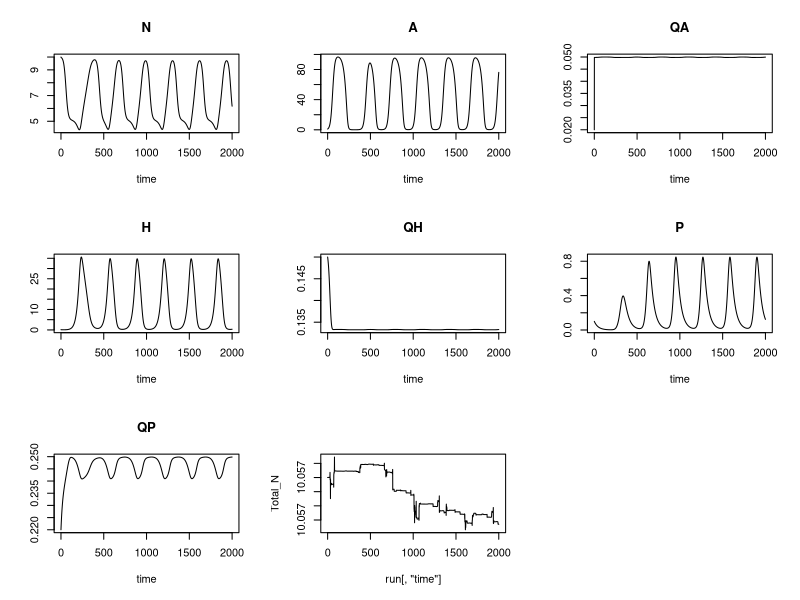
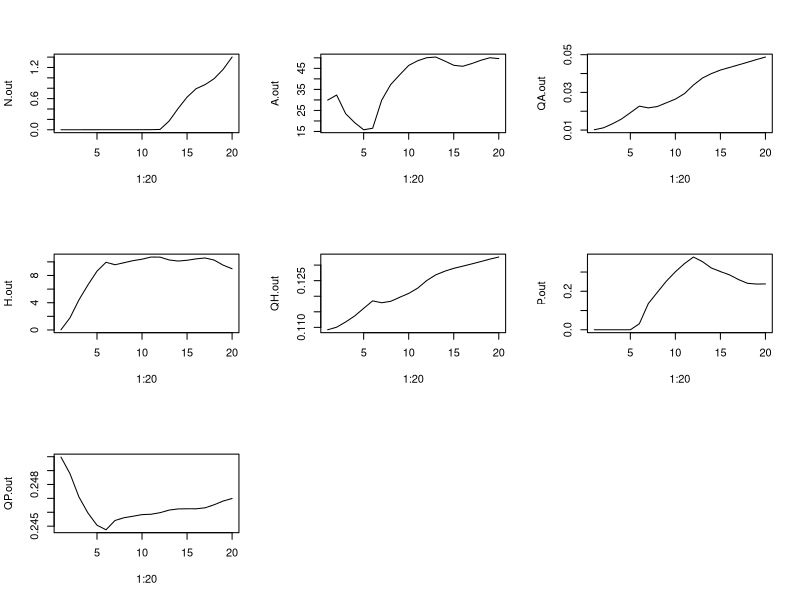
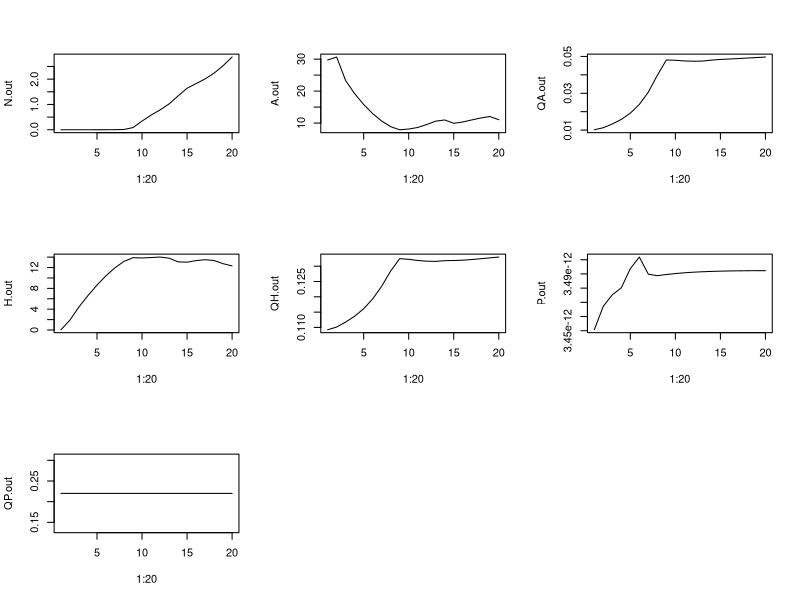
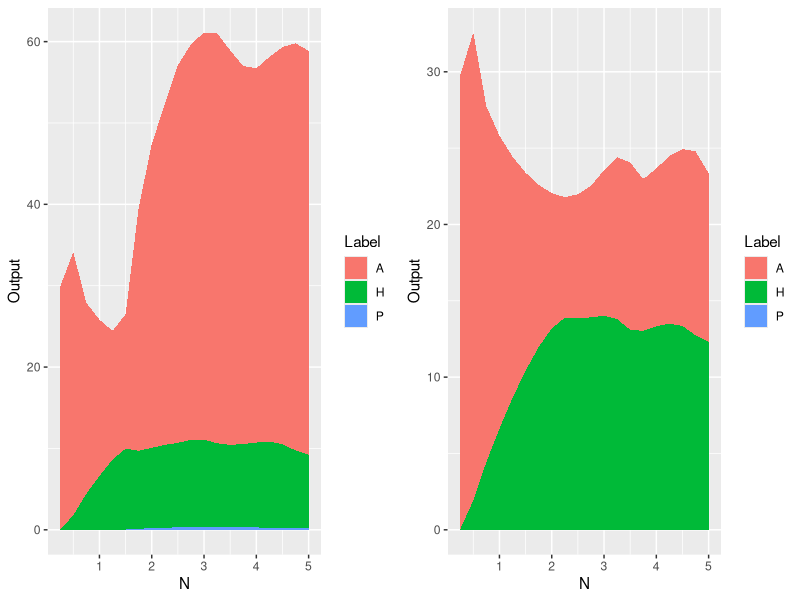

These figures' R source, in order:
library(deSolve)

Worm_stoich<-function (t, y, parameters){  
  N = y[1]; A = y[2]; QA = y[3]; H = y[4]; QH = y[5]; P = y[6]; QP = y[7]
  with(    
    as.list(parameters),
    {  

      # Assimilation efficiencies
      e_A = (QAx - QA)/(QAx - QAn) # nutrient assimilation efficiency of Autotrophs
      e_H = (QHx - QH)/(QHx - QHn) # nutrient assimilation efficiency of Herbivores
      e_P = (QPx - QP)/(QPx - QPn) # nutrient assimilation efficiency of Parasites
      
      # Probability of infection
      P_inf = ((sigma*f*H/(hA+A))/(dE + f*H/(hA+A)))

      dNdt = s - l*N - v*N/(hN + N)*e_A*A +
        dA*A*QA + dH*H*QH + (dH+alpha+dP)*P*QP  +  alpha*P*QH + alpha*P^2/H*(k+1)/k*QP +
        f*A*QA*H/(hA+A)*(1 - e_H) + f_p*P*H*QH*(1 - e_P)/(hH + H) #+
        #(1 -P_inf)*f_p*P*H*QP/(hH + H)*(1 - QPn/QP)

      dAdt = mu_A*(1-A/K)*(1 - QAn/QA)*A - dA*A - f*A*H/(hA + A)
      dQAdt = v*(N/(hN + N))*e_A - mu_A*(1-A/K)*(1 - QAn/QA)*QA
      
      dHdt = f*A*H/(hA + A)*(1 - QHn/QH) - dH*H - alpha*P - f_p*P*H/(hH + H)
      dQHdt = f*A*QA*e_H/(hA + A) - f*A/(hA + A)*(1 - QHn/QH)*QH 
      
      dPdt = P_inf*f_p*P*H/(hH + H)*(1 - QPn/QP) - (dH+alpha+dP)*P - alpha*P^2/H*(k+1)/k
      dQPdt = f_p*H*QH*e_P/(hH + H) - P_inf*f_p*H/(hH + H)*(1 - QPn/QP)*QP

      res = c(dNdt,dAdt,dQAdt,dHdt,dQHdt,dPdt, dQPdt) 
      list(res)
    } 
  )
}

params = c(# nutrient pars
  s = 0, l=0,
  # autotroph pars
  v = 1, mu_A=0.1, K=100, hN = 1, QAx = 0.05, QAn = 0.01, dA = 0.001, 
  # Host pars
  f =0.3, QHx = 0.2, QHn = 0.1, dH = 0.01, hA = 50,
  # Parasite pars
  f_p =1, hH = 10, QPx = 0.25, QPn = 0.20, dP = 0.01, dE = 0.1, sigma=0.9, 
  alpha = 0.001, k = 10)

inits = c(N = 10, A = 1, QA = 0.02, H = 0.1, QH = 0.15, P = 0.1, QP = 0.22)
run = lsoda(y = inits, times=0:2000, parms = params, func=Worm_stoich, atol=1e-9, rtol=1e-9)
plot(run)

Total_N = run[,"N"] + run[,"A"]*run[,"QA"] + run[,"H"]*run[,"QH"] + run[,"P"]*run[,"QP"]
var(Total_N)
plot(run[,"time"], Total_N, typ="l")


N.out = numeric()
A.out = numeric()
QA.out = numeric()
H.out = numeric()
QH.out = numeric()
P.out = numeric()
QP.out =  numeric()

ns = seq(from=0.0001, to=0.2, length.out = 100)
for (n in 1:20){
  inits["N"] = n/4
  output = lsoda(y = inits, times=0:2000, parms = params, func=Worm_stoich)
  N.out[n] = mean(output[1001:2001, 2])
  A.out[n] = mean(output[1001:2001, 3])
  QA.out[n] = mean(output[1001:2001, 4])
  H.out[n] = mean(output[1001:2001, 5])
  QH.out[n] = mean(output[1001:2001, 6])
  P.out[n] = mean(output[1001:2001, 7])
  QP.out[n] = mean(output[1001:2001, 8])
}
par(mfrow=c(3, 3))
plot(1:20, N.out, typ="l")
plot(1:20, A.out, typ="l")
plot(1:20, QA.out, typ="l")
plot(1:20, H.out, typ="l")
plot(1:20, QH.out, typ="l")
plot(1:20, P.out, typ="l")
plot(1:20, QP.out, typ="l")

run.dt = data.frame( "N" = rep((1:20)/4, times=7), "Output" = c(N.out, A.out, QA.out, H.out, QH.out, P.out, QP.out), "Label" = rep(c("N", "A", "QA", "H", "QH", "P", "QP"), each=20))

N.out = numeric()
A.out = numeric()
QA.out = numeric()
H.out = numeric()
QH.out = numeric()
P.out = numeric()
QP.out =  numeric()

ns = seq(from=0.0001, to=0.2, length.out = 100)
for (n in 1:20){
  inits["N"] = n/4
  params["f_p"] = 0
  output = lsoda(y = inits, times=0:2000, parms = params, func=Worm_stoich)
  N.out[n] = mean(output[1001:2001, 2])
  A.out[n] = mean(output[1001:2001, 3])
  QA.out[n] = mean(output[1001:2001, 4])
  H.out[n] = mean(output[1001:2001, 5])
  QH.out[n] = mean(output[1001:2001, 6])
  P.out[n] = mean(output[1001:2001, 7])
  QP.out[n] = mean(output[1001:2001, 8])
}
par(mfrow=c(3, 3))
plot(1:20, N.out, typ="l")
plot(1:20, A.out, typ="l")
plot(1:20, QA.out, typ="l")
plot(1:20, H.out, typ="l")
plot(1:20, QH.out, typ="l")
plot(1:20, P.out, typ="l")
plot(1:20, QP.out, typ="l")

run.dt2 = data.frame( "N" = rep((1:20)/4, times=7), "Output" = c(N.out, A.out, QA.out, H.out, QH.out, P.out, QP.out), "Label" = rep(c("N", "A", "QA", "H", "QH", "P", "QP"), each=20))

library(ggplot2)

par(mfrow=c(1,2))

fig1 = ggplot(subset(run.dt, Label %in% c("A", "H", "P")), aes(x = N, y = Output, fill = Label)) + geom_area(position = 'stack')
fig2 = ggplot(subset(run.dt2, Label %in% c("A", "H", "P")), aes(x = N, y = Output, fill = Label)) + geom_area(position = 'stack')

library(cowplot)
plot_grid(fig1, fig2)
